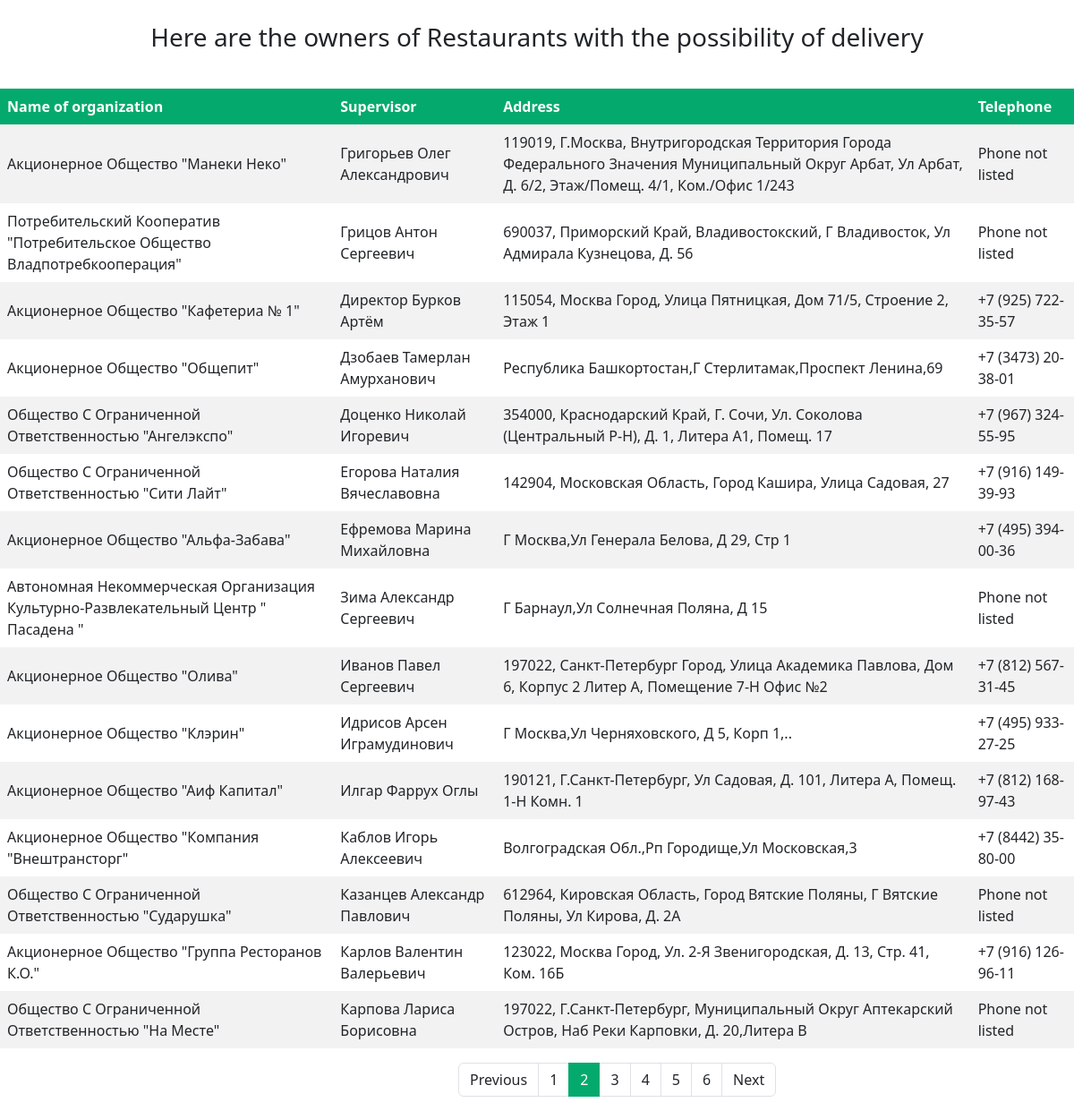
The page /restaurant-data/?page=2 on the database its author committed.
### dataApp/models.py (models this page shows, shortened)
class Restaurant_infoModel(models.Model):
    name = models.CharField(max_length=120)
    supervisor = models.CharField(max_length=120)
    address = models.CharField(max_length=200)
    telephone = models.CharField(max_length=120, null=True)
    class Meta:
        ordering = ['supervisor']

### dataApp/views.py (the view)
# urls.py: path('restaurant-data/', restaurant_data_list, name='restaurant'),
def restaurant_data_list(request):
    obj = Restaurant_infoModel.objects.all()
    paginator = Paginator(obj, 15)
    page_number = request.GET.get('page', 1) # default=1
    page = paginator.get_page(page_number)
    is_paginated = page.has_other_pages() # True/False
    if page.has_previous():
        prev_url = f'?page={page.previous_page_number()}'
    else:
        prev_url = ''
    if page.has_next():
        next_url = f'?page={page.next_page_number()}'
    else:
        next_url = ''
    context = {
        'obj': page,
        'is_paginated': is_paginated,
        'next_url': next_url,
        'prev_url': prev_url
    }
    return render(request, 'dataApp/restaurant.html', context=context) # object_list returned QuerySet

### dataApp/templates/dataApp/restaurant.html (shortened to what this page needs)
{% extends 'dataApp/base.html' %}
{% load static %}
{% block css_s %}
<link rel="stylesheet" href="{% static 'dataApp/css/restaurant.css' %}">
{% endblock %}
{% block content %}
<div class="header" style="text-align:center;
                           border: 10px">
    <h3 style="margin-top:25px; margin-bottom:40px;">Here are the owners of Restaurants with the possibility of delivery</h3>
</div>
<div style="overflow-x: auto;">
    <table>
        <tr>
            <th>Name of organization</th>
            <th>Supervisor</th>
            <th>Address</th>
            <th>Telephone</th>
        </tr>
        {% for value in obj.object_list %}
        <tr>
            <td>{{ value.name|title }}</td>
            <td>{{ value.supervisor|title }}</td>
            <td>{{ value.address|title }}</td>
            {% if value.telephone == None %}
                <td>Phone not listed</td>
            {% else %}
            <td>{{ value.telephone }}</td>
            {% endif %}
        </tr>
        {% endfor %}
   </table>
</div>
{% endblock %}

### dataApp/static/dataApp/css/restaurant.css (style rules this page uses)
table { border-collapse: collapse; width: 100%; }
th { background-color: #04AA6D; color: white; }
th, td { text-align: left; padding: 8px; }
tr:nth-child(even) { background-color: #f2f2f2; }

### rows shown on the page
Restaurant_infoModel: name "Акционерное Общество \"Манеки Неко\"", supervisor "Григорьев Олег Александрович", address "119019, Г.Москва, Внутригородская Территория Города Федерального Значения Муниципальный Округ Арбат, Ул Арбат, Д. 6/2, Этаж/Помещ. 4/1, Ком./Офис 1/243", shows "Phone not listed"
Restaurant_infoModel: name "Потребительский Кооператив \"Потребительское Общество Владпотребкооперация\"", supervisor "Грицов Антон Сергеевич", address "690037, Приморский Край, Владивостокский, Г Владивосток, Ул Адмирала Кузнецова, Д. 56", shows "Phone not listed"
Restaurant_infoModel: name "Акционерное Общество \"Кафетериа № 1\"", supervisor "Директор Бурков Артём", address "115054, Москва Город, Улица Пятницкая, Дом 71/5, Строение 2, Этаж 1", telephone "+7 (925) 722-35-57"
Restaurant_infoModel: name "Акционерное Общество \"Общепит\"", supervisor "Дзобаев Тамерлан Амурханович", address "Республика Башкортостан,Г Стерлитамак,Проспект Ленина,69", telephone "+7 (3473) 20-38-01"
Restaurant_infoModel: name "Общество С Ограниченной Ответственностью \"Ангелэкспо\"", supervisor "Доценко Николай Игоревич", address "354000, Краснодарский Край, Г. Сочи, Ул. Соколова (Центральный Р-Н), Д. 1, Литера А1, Помещ. 17", telephone "+7 (967) 324-55-95"
Restaurant_infoModel: name "Общество С Ограниченной Ответственностью \"Сити Лайт\"", supervisor "Егорова Наталия Вячеславовна", address "142904, Московская Область, Город Кашира, Улица Садовая, 27", telephone "+7 (916) 149-39-93"
Restaurant_infoModel: name "Акционерное Общество \"Альфа-Забава\"", supervisor "Ефремова Марина Михайловна", address "Г Москва,Ул Генерала Белова, Д 29, Стр 1", telephone "+7 (495) 394-00-36"
Restaurant_infoModel: name "Автономная Некоммерческая Организация Культурно-Развлекательный Центр \" Пасадена \"", supervisor "Зима Александр Сергеевич", address "Г Барнаул,Ул Солнечная Поляна, Д 15", shows "Phone not listed"
Restaurant_infoModel: name "Акционерное Общество \"Олива\"", supervisor "Иванов Павел Сергеевич", address "197022, Санкт-Петербург Город, Улица Академика Павлова, Дом 6, Корпус 2 Литер А, Помещение 7-Н Офис №2", telephone "+7 (812) 567-31-45"
Restaurant_infoModel: name "Акционерное Общество \"Клэрин\"", supervisor "Идрисов Арсен Играмудинович", address "Г Москва,Ул Черняховского, Д 5, Корп 1,..", telephone "+7 (495) 933-27-25"
Restaurant_infoModel: name "Акционерное Общество \"Аиф Капитал\"", supervisor "Илгар Фаррух Оглы", address "190121, Г.Санкт-Петербург, Ул Садовая, Д. 101, Литера А, Помещ. 1-Н Комн. 1", telephone "+7 (812) 168-97-43"
Restaurant_infoModel: name "Акционерное Общество \"Компания \"Внештрансторг\"", supervisor "Каблов Игорь Алексеевич", address "Волгоградская Обл.,Pп Городище,Ул Московская,3", telephone "+7 (8442) 35-80-00"
Restaurant_infoModel: name "Общество С Ограниченной Ответственностью \"Сударушка\"", supervisor "Казанцев Александр Павлович", address "612964, Кировская Область, Город Вятские Поляны, Г Вятские Поляны, Ул Кирова, Д. 2А", shows "Phone not listed"
Restaurant_infoModel: name "Акционерное Общество \"Группа Ресторанов К.О.\"", supervisor "Карлов Валентин Валерьевич", address "123022, Москва Город, Ул. 2-Я Звенигородская, Д. 13, Стр. 41, Ком. 16Б", telephone "+7 (916) 126-96-11"
Restaurant_infoModel: name "Общество С Ограниченной Ответственностью \"На Месте\"", supervisor "Карпова Лариса Борисовна", address "197022, Г.Санкт-Петербург, Муниципальный Округ Аптекарский Остров, Наб Реки Карповки, Д. 20,Литера В", shows "Phone not listed"

### other values the page prints
{{ n }} "1" "3" "4" "5" "6"
{{ n }} "2"
